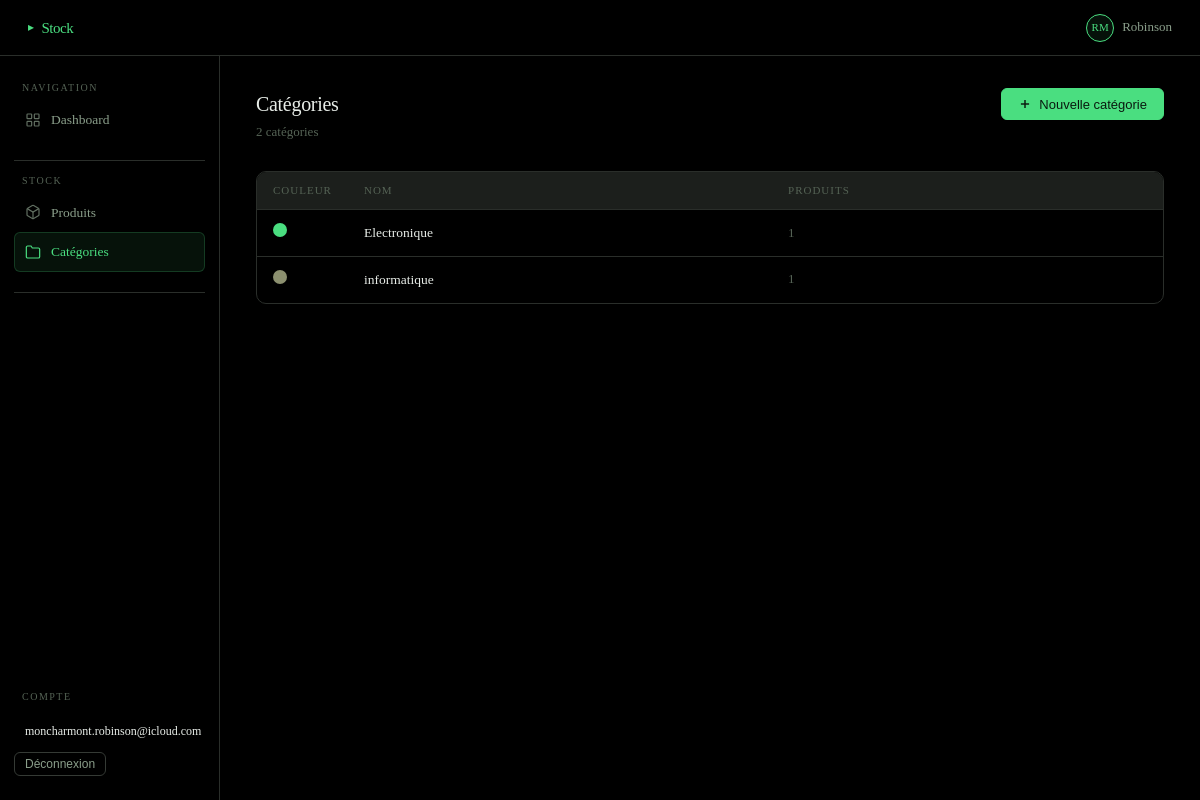
The page /categories/ (signed in) on the database its author committed.
### members/models.py (models this page shows, shortened)
class User(AbstractUser):
    username    = None
    email       = models.EmailField(unique=True)
    first_name  = models.CharField(max_length=100)
    last_name   = models.CharField(max_length=100)
    USERNAME_FIELD  = "email"
    REQUIRED_FIELDS = []
    objects         = UserManager()

class Category(models.Model):
    user  = models.ForeignKey(User, on_delete=models.CASCADE, related_name="categories")
    name  = models.CharField(max_length=100)
    color = models.CharField(max_length=7, default="#6366f1")  # couleur hex pour le dashboard
    class Meta:
        ordering            = ["name"]
        verbose_name_plural = "categories"

### members/views.py (the view, shortened to what this page needs)
# urls.py: path("categories/",     views.category_list,   name="category_list"),
@login_required(login_url="login")
def category_list(request):
    categories = Category.objects.filter(user=request.user).annotate(
        product_count=Count("products")
    )
    return render(request, "categories/list.html", {"categories": categories})

### templates/categories/list.html (shortened to what this page needs)
{% extends "base.html" %}
{% block content %}
<div class="page-header">
  <div>
    <div class="page-title">Catégories</div>
    <div class="page-subtitle">{{ categories|length }} catégorie{{ categories|length|pluralize }}</div>
  </div>
  <button class="btn btn-primary" data-modal-open="modal-add-category">
    <svg width="14" height="14" viewBox="0 0 24 24" fill="none" stroke="currentColor" stroke-width="2.5">
      <line x1="12" y1="5" x2="12" y2="19"/><line x1="5" y1="12" x2="19" y2="12"/>
    </svg>
    Nouvelle catégorie
  </button>
</div>
{% if categories %}
<div class="table-wrap">
  <table>
    <thead>
      <tr>
        <th>Couleur</th>
        <th>Nom</th>
        <th>Produits</th>
      </tr>
    </thead>
    <tbody>
      {% for cat in categories %}
      <tr>
        <td style="width:60px;">
          <span class="color-dot" style="background:{{ cat.color }}; width:14px; height:14px;"></span>
        </td>
        <td style="font-weight:500;">{{ cat.name }}</td>
        <td class="mono text-muted">{{ cat.product_count }}</td>
      </tr>
      {% endfor %}
    </tbody>
  </table>
</div>
{% endif %}
{% endblock %}

### templates/base.html (shortened to what this page needs)
{% load static %}
<!DOCTYPE html>
<html lang="fr">
<head>
  <link rel="stylesheet" href="{% static 'css/main.css' %}" />
</head>
<body>
<div class="app-shell">
  <header class="topbar">
    <div class="topbar-brand">Stock</div>
    <div class="topbar-right">
      {% if user.is_authenticated %}
        <div class="topbar-user">
          <div class="topbar-avatar">{{ user.first_name|first|upper }}{{ user.last_name|first|upper }}</div>
          <span>{{ user.first_name }}</span>
        </div>
      {% endif %}
    </div>
  </header>
  <aside class="sidebar">
    <div class="sidebar-section">
      <div class="sidebar-label">Navigation</div>
      <a href="{% url 'accueil' %}" class="sidebar-link">
        <svg class="icon" viewBox="0 0 24 24" fill="none" stroke="currentColor" stroke-width="1.8">
          <rect x="3" y="3" width="7" height="7" rx="1"/><rect x="14" y="3" width="7" height="7" rx="1"/>
          <rect x="3" y="14" width="7" height="7" rx="1"/><rect x="14" y="14" width="7" height="7" rx="1"/>
        </svg>
        Dashboard
      </a>
    </div>
    <div class="sidebar-divider"></div>
    <div class="sidebar-section">
      <div class="sidebar-label">Stock</div>
      <a href="{% url 'product_list' %}" class="sidebar-link">
        <svg class="icon" viewBox="0 0 24 24" fill="none" stroke="currentColor" stroke-width="1.8">
          <path d="M21 16V8a2 2 0 00-1-1.73l-7-4a2 2 0 00-2 0l-7 4A2 2 0 003 8v8a2 2 0 001 1.73l7 4a2 2 0 002 0l7-4A2 2 0 0021 16z"/>
          <polyline points="3.27 6.96 12 12.01 20.73 6.96"/><line x1="12" y1="22.08" x2="12" y2="12"/>
        </svg>
        Produits
      </a>
      <a href="{% url 'category_list' %}" class="sidebar-link">
        <svg class="icon" viewBox="0 0 24 24" fill="none" stroke="currentColor" stroke-width="1.8">
          <path d="M22 19a2 2 0 01-2 2H4a2 2 0 01-2-2V5a2 2 0 012-2h5l2 3h9a2 2 0 012 2z"/>
        </svg>
        Catégories
      </a>
    </div>
    <div class="sidebar-divider"></div>
    <div class="sidebar-bottom">
      <div class="sidebar-label" style="margin-bottom:8px">Compte</div>
      <div class="sidebar-link" style="cursor:default; color: var(--text3); font-size:12px; font-family: var(--font-mono);">
        {{ user.email }}
      </div>
      {% if user.is_authenticated %}
      <form method="post" action="{% url 'logout' %}" style="display:inline">
          <button type="submit" class="btn btn-outline btn-sm">Déconnexion</button>
        </form>
        {% endif %}
    </div>
  </aside>
  <main class="main">
    {% block content %}{% endblock %}
  </main>
</div>
</body>
</html>

### static/css/main.css (style rules this page uses)
*, *::before, *::after { box-sizing: border-box; margin: 0; padding: 0; }
html { font-size: 16px; -webkit-font-smoothing: antialiased; }
body { background: #000000; color: #e8ede8; min-height: 100vh; line-height: 1.6; }
a { color: inherit; text-decoration: none; }
.app-shell { display: grid; grid-template-columns: 220px 1fr; grid-template-rows: auto 1fr; min-height: 100vh; }
.topbar { grid-column: 1 / -1; display: flex; align-items: center; justify-content: space-between; padding: 0 28px; height: 56px; border-bottom: 1px solid #2a2e2a; background: #000000; position: sticky; top: 0; z-index: 100; }
.topbar-brand { font-size: 15px; font-weight: 500; color: #4ade80; letter-spacing: -0.5px; display: flex; align-items: center; gap: 8px; }
.topbar-brand::before { content: '▸'; font-size: 12px; }
.topbar-right { display: flex; align-items: center; gap: 20px; font-size: 13px; color: #8a9e8a; }
.topbar-user { display: flex; align-items: center; gap: 8px; }
.topbar-avatar { width: 28px; height: 28px; background: rgba(74, 222, 128, 0.08); border: 1px solid #4ade80; border-radius: 50%; display: flex; align-items: center; justify-content: center; font-size: 11px; color: #4ade80; }
.sidebar { background: #000000; border-right: 1px solid #2a2e2a; padding: 24px 0; display: flex; flex-direction: column; gap: 4px; }
.sidebar-section { padding: 0 14px; margin-bottom: 8px; }
.sidebar-label { font-size: 10px; color: #556355; letter-spacing: 1.5px; text-transform: uppercase; padding: 0 8px; margin-bottom: 4px; }
.sidebar-link { display: flex; align-items: center; gap: 10px; padding: 8px 10px; border-radius: 6px; font-size: 13.5px; color: #8a9e8a; transition: all 150ms ease; cursor: pointer; border: 1px solid transparent; }
.sidebar-link.active { background: rgba(74, 222, 128, 0.08); color: #4ade80; border-color: rgba(74, 222, 128, 0.2); }
.sidebar-link .icon { width: 16px; height: 16px; opacity: 0.7; flex-shrink: 0; }
.sidebar-link.active .icon { opacity: 1; }
.sidebar-divider { height: 1px; background: #2a2e2a; margin: 8px 14px; }
.sidebar-bottom { margin-top: auto; padding: 0 14px; }
.main { padding: 32px 36px; overflow-y: auto; }
.page-header { display: flex; align-items: flex-start; justify-content: space-between; margin-bottom: 28px; gap: 16px; }
.page-title { font-size: 20px; font-weight: 500; color: #e8ede8; letter-spacing: -0.3px; }
.page-subtitle { font-size: 13px; color: #556355; margin-top: 2px; }
.table-wrap { overflow-x: auto; border-radius: 10px; border: 1px solid #2a2e2a; }
table { width: 100%; border-collapse: collapse; font-size: 13.5px; }
thead tr { background: #1c1f1c; border-bottom: 1px solid #2a2e2a; }
thead th { padding: 10px 16px; text-align: left; font-size: 11px; color: #556355; letter-spacing: 1px; text-transform: uppercase; font-weight: 400; white-space: nowrap; }
tbody tr { border-bottom: 1px solid #2a2e2a; transition: background 150ms ease; }
tbody tr:last-child { border-bottom: none; }
td { padding: 12px 16px; color: #e8ede8; vertical-align: middle; }
td.mono { font-size: 13px; }
.btn { display: inline-flex; align-items: center; gap: 7px; padding: 8px 16px; border-radius: 6px; font-size: 13px; font-weight: 500; cursor: pointer; border: 1px solid transparent; transition: all 150ms ease; white-space: nowrap; line-height: 1; }
.btn-primary { background: #4ade80; color: #0a1a0f; border-color: #4ade80; }
.btn-outline { background: transparent; color: #8a9e8a; border-color: #353a35; }
.btn-sm { padding: 5px 10px; font-size: 12px; }
.color-dot { width: 10px; height: 10px; border-radius: 50%; display: inline-block; flex-shrink: 0; }
.text-muted { color: #556355; }

### rows shown on the page
User: first_name|first "R", last_name|first "M", first_name "Robinson", email "moncharmont.robinson@icloud.com"
Category: name "Electronique", product_count "1"
Category: name "informatique", product_count "1"

### other values the page prints
{{ categories|length }} "2"
